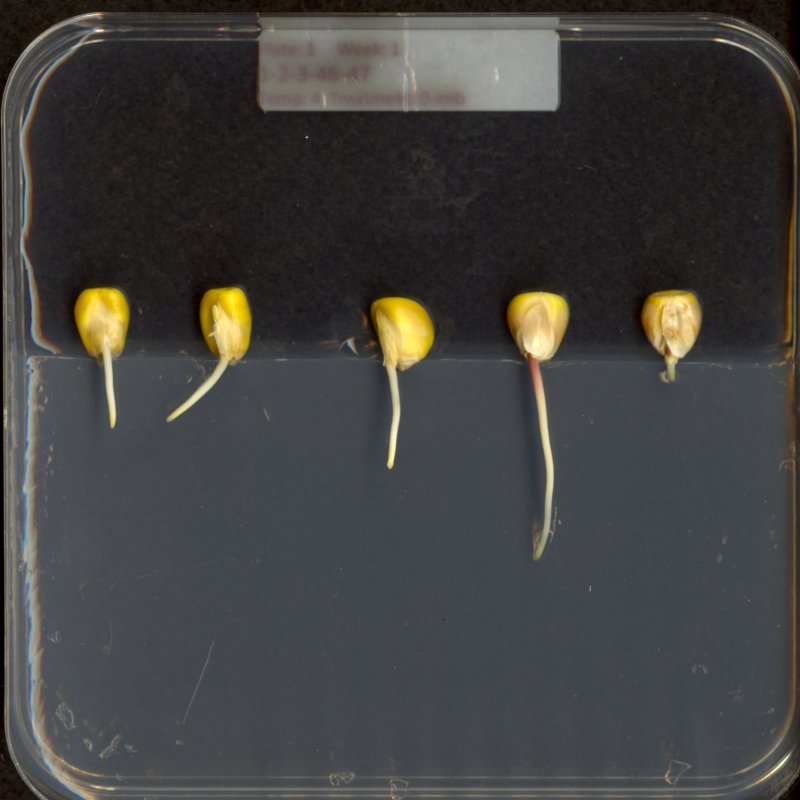
#> input picture code/03-drawing-bitwise/maize-roots.tif, 800 x 800 px
$ python MaskAnd.py
#> lines starting #> are read from the running program, lines starting #| are printed output that depends on the picture; after the words box and inside, x2 and y2 are one past the last pixel; in counts of white or black regions, pixels touching at a corner belong together
'''
 * Python program to apply a mask to an image.
 *
'''
import cv2, numpy as np

# Load the original image
img = cv2.imread("maize-roots.tif")
#> img is the input picture: shape (800, 800, 3); mean B, G, R 64.6, 65.7, 66.1

# Create the basic black image
mask = np.zeros(img.shape, dtype = "uint8")

# Draw a white, filled rectangle on the mask image
cv2.rectangle(mask, (44, 357), (720, 740), (255, 255, 255), -1)
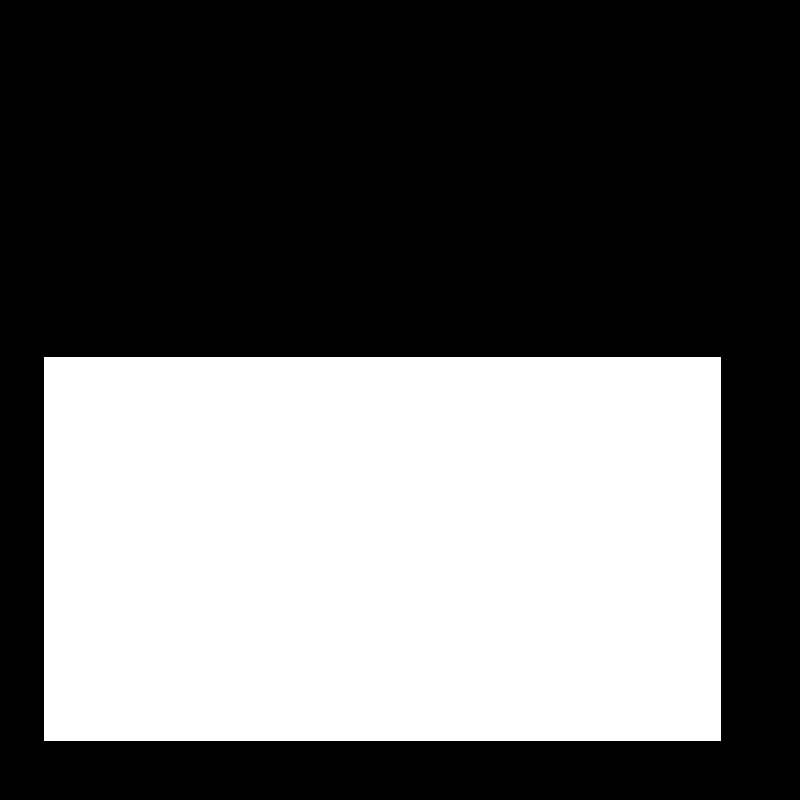
#> mask: shape (800, 800, 3); 40.6% white; 1 white region, box (x1, y1, x2, y2) and area: (44, 357, 721, 741) 259968

# Apply the mask and display the result
maskedImg = cv2.bitwise_and(img, mask)
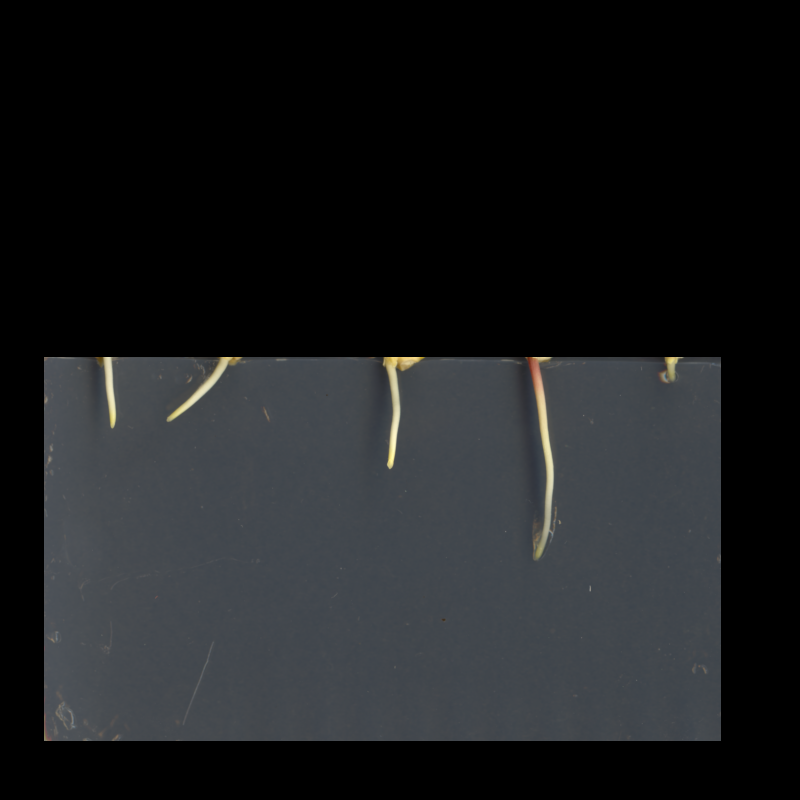
#> maskedImg: shape (800, 800, 3); mean B, G, R 31.9, 30.2, 28.4
cv2.namedWindow("Masked Image", cv2.WINDOW_NORMAL)
cv2.imshow("Masked Image", maskedImg)
cv2.waitKey(0)
